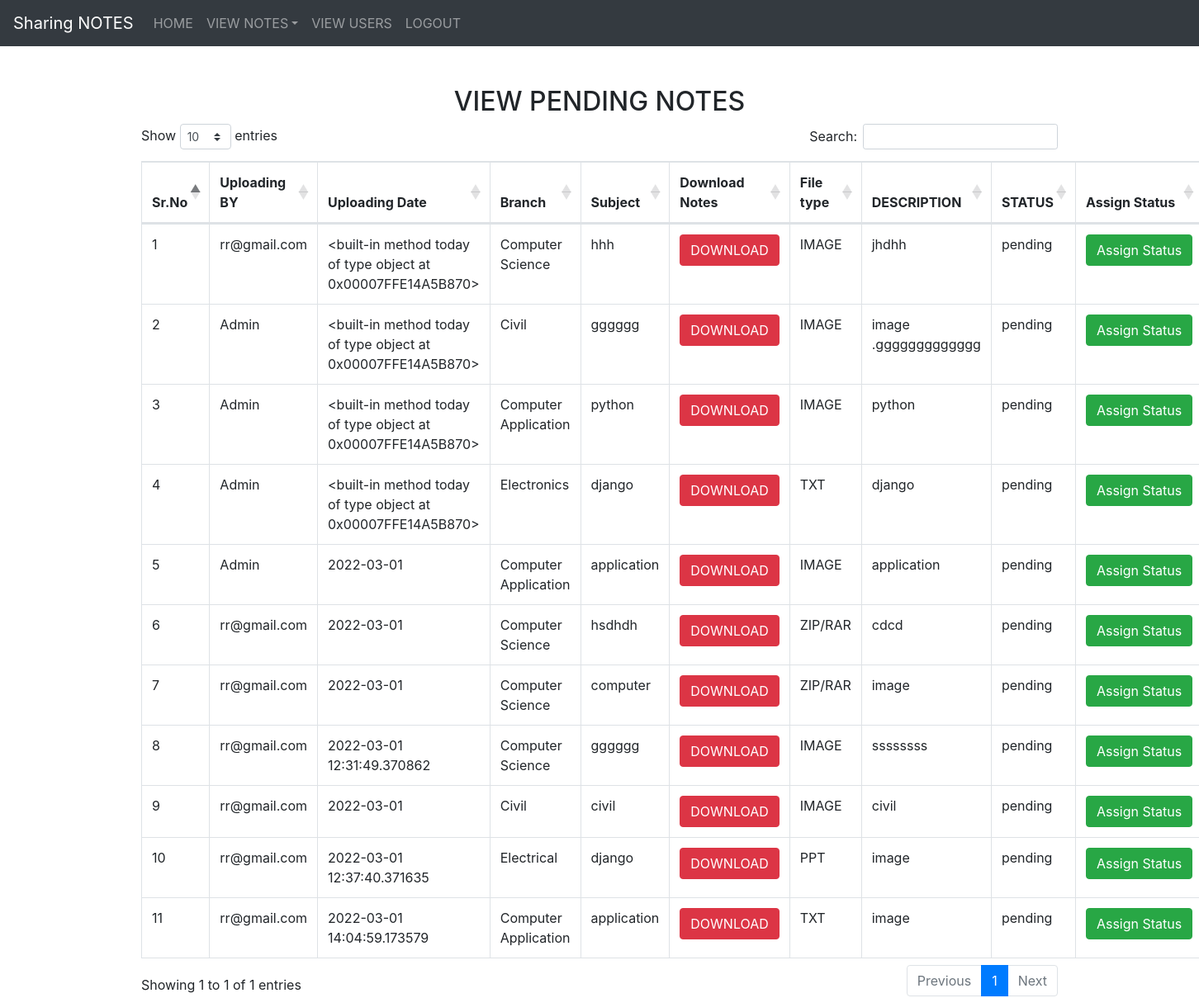
The page /pending (signed in) on the database its author committed.
### notes/models.py (models this page shows)
class Notes(models.Model):
    user = models.ForeignKey(User, on_delete=models.CASCADE, null=True)
    uploadingdate = models.CharField(max_length=30,default="", null=True)
    branch = models.CharField(max_length=30,default="")
    subject = models.CharField(max_length=30,default="")
    notesfile = models.FileField(null=True)
    filetype = models.CharField(max_length=30, null=True)
    description = models.CharField(max_length=2000, null=True)
    status= models.CharField(max_length=10,default="")
    def __str__(self):
        return self.user.username+" "+self.status

### notes/views.py (the view)
# urls.py: path('pending', views.pending, name="pending"),
def pending(request):
    if not request.user.is_authenticated:
        return redirect('login_admin')
    notes= Notes.objects.filter(status = "pending")
    print(notes)
    d = {'notes': notes}
    return render(request,"pending.html",d)

### notes/templates/pending.html (shortened to what this page needs)
{% extends "admin_nav.html" %}
{% load static %}
{% block content %}
<link rel="stylesheet" href="https://cdnjs.cloudflare.com/ajax/libs/twitter-bootstrap/4.5.2/css/bootstrap.css">
<link rel="stylesheet" href="https://cdn.datatables.net/1.11.4/css/dataTables.bootstrap4.min.css">
<div class="container mt-5">
    <h2 class="text-center">VIEW PENDING NOTES</h2>
   <table class="table table-bordered" id='example'>
       <thead>
       <tr>
           <th> Sr.No</th>
           <th>Uploading BY </th>
           <th>Uploading Date</th>
           <th>Branch</th>
           <th>Subject</th>
           <th>Download Notes</th>
           <th>File type</th>
           <th>DESCRIPTION</th>
           <th>STATUS</th>
           <th>Assign Status</th>
       </tr>
       </thead>
       {% for i in notes %}
       <tbody>
       <tr>
           <td>{{forloop.counter}}</td>
           <td>{{i.user.username}}</td>
           <td>{{i.uploadingdate}}</td>
           <td>{{i.branch}}</td>
           <td>{{i.subject }}</td>
           <td><a href="{{i.notesfile.url}}"class="btn btn-danger" download>DOWNLOAD</a></td>
           <td>{{i.filetype }}</td>
           <td>{{i.description }}</td>
           <td>{{i.status }}</td>
           <td><a href="{% url 'assign' i.id %}" class="btn btn-success">Assign&nbsp;Status</a></td>
       </tr>
       {% endfor %}
       </tbody>
   </table>
</div>
{% endblock %}

### notes/static/css/mystyle.css (style rules this page uses)
.container { width:100%; height:300px; }

### rows shown on the page
Notes: user.username "rr@gmail.com", uploadingdate "<built-in method today of type object at 0x00007FFE14A5B870>", branch "Computer Science", subject "hhh", filetype "IMAGE", description "jhdhh", status "pending"
Notes: user.username "Admin", uploadingdate "<built-in method today of type object at 0x00007FFE14A5B870>", branch "Civil", subject "gggggg", filetype "IMAGE", description "image .ggggggggggggg", status "pending"
Notes: user.username "Admin", uploadingdate "<built-in method today of type object at 0x00007FFE14A5B870>", branch "Computer Application", subject "python", filetype "IMAGE", description "python", status "pending"
Notes: user.username "Admin", uploadingdate "<built-in method today of type object at 0x00007FFE14A5B870>", branch "Electronics", subject "django", filetype "TXT", description "django", status "pending"
Notes: user.username "Admin", uploadingdate "2022-03-01", branch "Computer Application", subject "application", filetype "IMAGE", description "application", status "pending"
Notes: user.username "rr@gmail.com", uploadingdate "2022-03-01", branch "Computer Science", subject "hsdhdh", filetype "ZIP/RAR", description "cdcd", status "pending"
Notes: user.username "rr@gmail.com", uploadingdate "2022-03-01", branch "Computer Science", subject "computer", filetype "ZIP/RAR", description "image", status "pending"
Notes: user.username "rr@gmail.com", uploadingdate "2022-03-01 12:31:49.370862", branch "Computer Science", subject "gggggg", filetype "IMAGE", description "ssssssss", status "pending"
Notes: user.username "rr@gmail.com", uploadingdate "2022-03-01", branch "Civil", subject "civil", filetype "IMAGE", description "civil", status "pending"
Notes: user.username "rr@gmail.com", uploadingdate "2022-03-01 12:37:40.371635", branch "Electrical", subject "django", filetype "PPT", description "image", status "pending"
Notes: user.username "rr@gmail.com", uploadingdate "2022-03-01 14:04:59.173579", branch "Computer Application", subject "application", filetype "TXT", description "image", status "pending"
